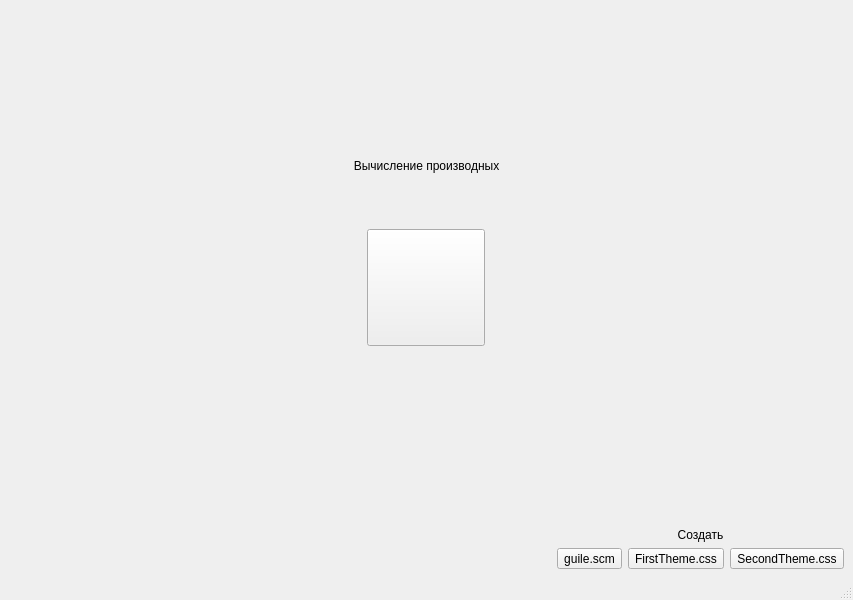
<?xml version="1.0" encoding="UTF-8"?>
<ui version="4.0">
 <class>MainWindow</class>
 <widget class="QMainWindow" name="MainWindow">
  <property name="geometry">
   <rect>
    <x>0</x>
    <y>0</y>
    <width>853</width>
    <height>600</height>
   </rect>
  </property>
  <property name="windowTitle">
   <string>MainWindow</string>
  </property>
  <property name="styleSheet">
   <string notr="true"/>
  </property>
  <widget class="QWidget" name="centralwidget">
   <property name="styleSheet">
    <string notr="true"/>
   </property>
   <layout class="QGridLayout" name="gridLayout_2">
    <item row="0" column="0">
     <layout class="QGridLayout" name="gridLayout">
      <item row="3" column="0">
       <layout class="QHBoxLayout" name="horizontalLayout">
        <item>
         <widget class="QToolButton" name="button_run">
          <property name="enabled">
           <bool>true</bool>
          </property>
          <property name="sizePolicy">
           <sizepolicy hsizetype="Fixed" vsizetype="Fixed">
            <horstretch>0</horstretch>
            <verstretch>0</verstretch>
           </sizepolicy>
          </property>
          <property name="baseSize">
           <size>
            <width>0</width>
            <height>0</height>
           </size>
          </property>
          <property name="font">
           <font>
            <pointsize>9</pointsize>
           </font>
          </property>
          <property name="tabletTracking">
           <bool>false</bool>
          </property>
          <property name="acceptDrops">
           <bool>false</bool>
          </property>
          <property name="layoutDirection">
           <enum>Qt::LeftToRight</enum>
          </property>
          <property name="autoFillBackground">
           <bool>false</bool>
          </property>
          <property name="inputMethodHints">
           <set>Qt::ImhNone</set>
          </property>
          <property name="text">
           <string/>
          </property>
          <property name="icon">
           <iconset resource="../../design/qrecources_design.qrc">
            <normaloff>:/icons/panel/conRun.png</normaloff>:/icons/panel/conRun.png</iconset>
          </property>
          <property name="iconSize">
           <size>
            <width>110</width>
            <height>110</height>
           </size>
          </property>
          <property name="checkable">
           <bool>false</bool>
          </property>
          <property name="autoRepeat">
           <bool>false</bool>
          </property>
          <property name="autoExclusive">
           <bool>false</bool>
          </property>
          <property name="autoRepeatDelay">
           <number>300</number>
          </property>
          <property name="popupMode">
           <enum>QToolButton::DelayedPopup</enum>
          </property>
          <property name="toolButtonStyle">
           <enum>Qt::ToolButtonIconOnly</enum>
          </property>
          <property name="autoRaise">
           <bool>false</bool>
          </property>
         </widget>
        </item>
       </layout>
      </item>
      <item row="2" column="0">
       <spacer name="verticalSpacer_3">
        <property name="orientation">
         <enum>Qt::Vertical</enum>
        </property>
        <property name="sizeType">
         <enum>QSizePolicy::Fixed</enum>
        </property>
        <property name="sizeHint" stdset="0">
         <size>
          <width>20</width>
          <height>50</height>
         </size>
        </property>
       </spacer>
      </item>
      <item row="1" column="0">
       <widget class="QLabel" name="label_2">
        <property name="text">
         <string>Вычисление производных</string>
        </property>
        <property name="alignment">
         <set>Qt::AlignCenter</set>
        </property>
       </widget>
      </item>
      <item row="7" column="0">
       <layout class="QGridLayout" name="gridLayout_3">
        <item row="1" column="1">
         <widget class="QToolButton" name="create_guile">
          <property name="text">
           <string>guile.scm</string>
          </property>
         </widget>
        </item>
        <item row="1" column="2">
         <widget class="QToolButton" name="create_firstTheme">
          <property name="text">
           <string>FirstTheme.css</string>
          </property>
         </widget>
        </item>
        <item row="1" column="3">
         <widget class="QToolButton" name="create_secondTheme">
          <property name="text">
           <string>SecondTheme.css</string>
          </property>
         </widget>
        </item>
        <item row="0" column="1" colspan="3">
         <widget class="QLabel" name="label">
          <property name="text">
           <string>Создать</string>
          </property>
          <property name="alignment">
           <set>Qt::AlignCenter</set>
          </property>
         </widget>
        </item>
        <item row="0" column="0" rowspan="2">
         <spacer name="horizontalSpacer">
          <property name="orientation">
           <enum>Qt::Horizontal</enum>
          </property>
          <property name="sizeHint" stdset="0">
           <size>
            <width>40</width>
            <height>20</height>
           </size>
          </property>
         </spacer>
        </item>
       </layout>
      </item>
      <item row="5" column="0">
       <spacer name="verticalSpacer_2">
        <property name="orientation">
         <enum>Qt::Vertical</enum>
        </property>
        <property name="sizeHint" stdset="0">
         <size>
          <width>20</width>
          <height>60</height>
         </size>
        </property>
       </spacer>
      </item>
      <item row="0" column="0">
       <spacer name="verticalSpacer">
        <property name="orientation">
         <enum>Qt::Vertical</enum>
        </property>
        <property name="sizeType">
         <enum>QSizePolicy::Preferred</enum>
        </property>
        <property name="sizeHint" stdset="0">
         <size>
          <width>20</width>
          <height>150</height>
         </size>
        </property>
       </spacer>
      </item>
     </layout>
    </item>
   </layout>
  </widget>
  <widget class="QMenuBar" name="menubar">
   <property name="geometry">
    <rect>
     <x>0</x>
     <y>0</y>
     <width>853</width>
     <height>23</height>
    </rect>
   </property>
  </widget>
  <widget class="QStatusBar" name="statusbar"/>
 </widget>
 <resources>
  <include location="../../design/qrecources_design.qrc"/>
 </resources>
 <connections/>
</ui>
